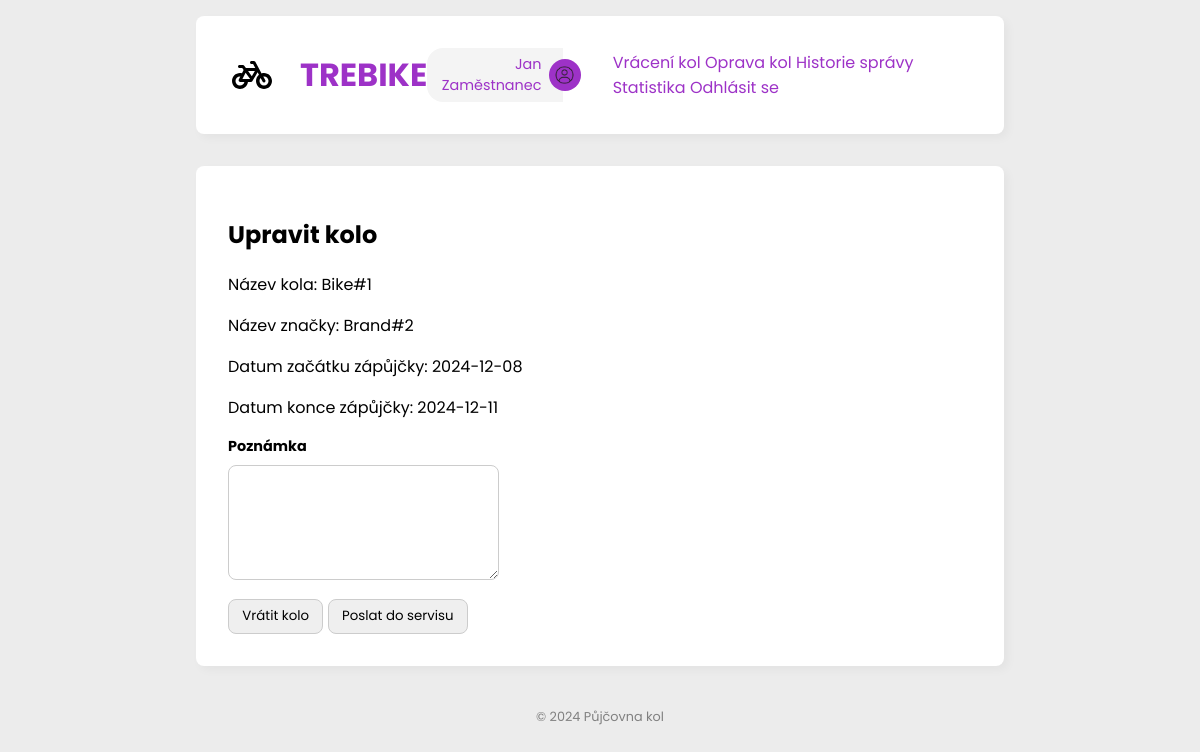
Screenshot of /manage_bike/1 (signed in) with the database file from the repository.
### tables this page shows
CREATE TABLE bikes (
    id INTEGER PRIMARY KEY AUTOINCREMENT,
    name VARCHAR NOT NULL,
    brand_id INTEGER NOT NULL,
    type INTEGER NOT NULL,
    price_per_day DOUBLE NOT NULL,
    img VARCHAR NOT NULL,
    FOREIGN KEY (brand_id) REFERENCES brands(id)
);

CREATE TABLE brands (
    id INTEGER PRIMARY KEY AUTOINCREMENT,
    name VARCHAR NOT NULL,
    motto VARCHAR NOT NULL,
    established DATE NOT NULL
);

CREATE TABLE bike_events (
    id INTEGER PRIMARY KEY AUTOINCREMENT,
    user_id INTEGER NOT NULL,
    bike_id INTEGER NOT NULL,
    type INTEGER NOT NULL,
    date_from DATETIME NOT NULL,
    date_to DATETIME NOT NULL,
    total_price INTEGER NOT NULL,
    payment_method INTEGER NOT NULL, -- Platba na místě: 1 | Platba kartou online: 2
    status INTEGER,
    description VARCHAR,
    FOREIGN KEY (user_id) REFERENCES users(id),
    FOREIGN KEY (bike_id) REFERENCES bikes(id)
);

### views/bike_management/manage_bike.py (the view, shortened to what this page needs)
@manage_bike.route('/manage_bike/<bike_id>', methods=["GET", "POST"])
@auth.login_required
@auth.employees_only
def page(bike_id):
    bike = BikeService.getByID(bike_id)
    dates = BikeEventService.getRentDatesByID(bike_id)
    eventType = BikeEventService.getEventTypeByID(bike_id)
    form = forms.BikeForm(request.form, None, False)
    return render_template("manage_bike.jinja", bike=bike, form=form, dates=dates, eventType=eventType)

### forms.py (shortened to what this page needs)
class BikeForm(Form):
    def __init__(self, data, brands, editing=False):
        super(BikeForm, self).__init__(data)
        if brands is not None:
            self.brand_id.choices = [(item['id'], item['name']) for item in brands]
        self.editing = editing
        if self.editing:
            self.img.render_kw = {'accept': 'image/png, image/jpeg', 'required': False}  # No 'required'
        else:
            self.img.render_kw = {'accept': 'image/png, image/jpeg', 'required': True}
    name = StringField(name="bike_name", label="Název kola", validators=[validators.InputRequired(), validators.Length(min=5, max=30)])
    price_per_day = DecimalField(name="price_per_day", label="Cena za den", validators=[validators.InputRequired(), validators.NumberRange(min=0)])
    brand_id = SelectField(name="brand_id", label="Název značky", choices={}, validators=[validators.InputRequired()])
    img = FileField(name="img", label='Fotografie', validators=[ validators.InputRequired(),
        FileAllowed(['jpg', 'png'], 'Images only!')
    ])
    description = TextAreaField(label='Poznámka', render_kw={'rows': 5})

### app.py (called while the page is built)
@app.before_request
def before_request():
    BikeEventService.check_rents()

### auth.py (called while the page is built)
def login_required(func):
    @wraps(func)
    def decorated_function(*args, **kwargs):
        print(session)
        if "authenticated" not in session:
            flash("🚫 Musíte být přihlášen pro přístup na tuto stránku.", "error")
            return redirect(url_for("login.page"))
        return func(*args, **kwargs)
    return decorated_function

def employees_only(func):
    @wraps(func)
    def decorated_function(*args, **kwargs):
        if session['role'] != 1:
            flash('🚫 Nemáte oprávnění pro tuto akci (nejste zaměstnanec).', 'error')
            return redirect(url_for('view_dashboard_page'))
        return func(*args, **kwargs)
    return decorated_function

### database/database.py (called while the page is built)
def get_db():
    if 'db' not in g:
        project_root = os.path.dirname(os.path.realpath(__file__))
        database_path = os.path.join(project_root, '..', current_app.config['DATABASE'])
        g.db = sqlite3.connect(
            database_path,
            detect_types=sqlite3.PARSE_DECLTYPES
        )
        g.db.row_factory = sqlite3.Row
        g.db.set_trace_callback(print)
    return g.db

### templates/manage_bike.jinja
{% extends '__main.jinja' %}
{% from 'macros/form.jinja' import form_field, form_inline_field, form_submit with context %}
{% block content %}
    <div class="main">
        <div class="box dashboard">
            <h2>Upravit kolo</h2>
            <p>Název kola: {{ bike.name }}</p>
            <p>Název značky: {{ bike.brand_name }}</p>
            <p>Datum začátku zápůjčky: {{ dates.date_from }}</p>
            <p>Datum konce zápůjčky: {{ dates.date_to }}</p>
            <form method="POST">
                {{ form_field(form.description) }}
                {{ form_submit('Vrátit kolo', name='return_bike') }}
                {% if eventType != 2 %}
                    {{ form_submit('Poslat do servisu', name='service_bike') }}
                {% endif %}
            </form>
        </div>
    </div>
{% endblock%}

### static/css/styles.css (style rules this page uses)
:root { --accent: #9D32C7; --accent-2: #EC2F4B; --text: #5c0e61; --text-2: #731422; --text-hover: var(--accent); --text-active: #FFFFFF; --border-width: 0.125em; --table-spacing: 24px; --table-half-spacing: 12px; }
* { box-sizing: border-box; font-family: "Poppins", serif; }
input, textarea, button, select { margin: 0; padding: 0.5em 1em; border-radius: 8px; border: 1px solid #ccc; }
body { padding: 0; margin: 0; background: #f4f4f4; font-family: sans-serif; }
.main { display: flex; }
.box { background: white; border-radius: 8px; box-shadow: rgba(0, 0, 0, 0.04) 4px 4px 10px; padding: 2em; margin: 1em; }
.dashboard { flex-grow: 1; }

### rows the page displays
bikes: name "Bike#1"
brands: brand_name "Brand#2"
bike_events: date_from "2024-12-08", date_to "2024-12-11"

### other values shown
{{ session['first_name'] }} "Jan"
{{ session['last_name'] }} "Zaměstnanec"
{{ field.label }} "Poznámka"
